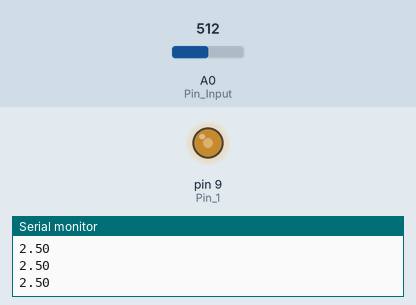
Recording of a sketch running on a simulated Arduino Uno, built with avr-gcc and run on an emulated ATmega328P. Shown: output pins drawn as LEDs (lit = HIGH), the last lines printed to the serial monitor. Inputs (shaded band) come from the test bench; at power-on: A0 (Pin_Input) = 512.

Above: at 1.3 s.
1.4 s: A0 (Pin_Input) set to 716
At 2.7 s:
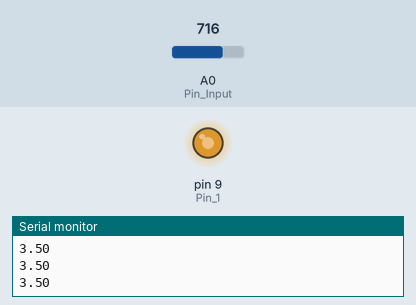
3.0 s: A0 (Pin_Input) set to 900
At 3.8 s:
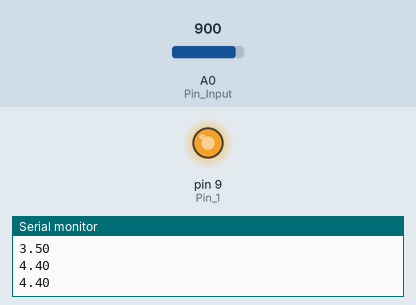
4.5 s: A0 (Pin_Input) set to 122
At 5.1 s:
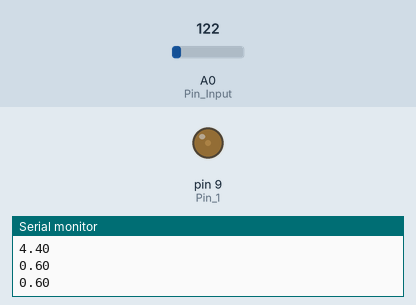
6.0 s: A0 (Pin_Input) set to 0
At 7.4 s:
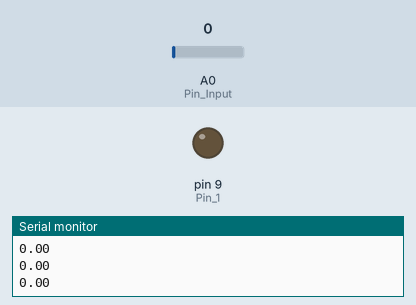
Timing chart, 0 to 8.5 s (numbered marks = the images above; inputs shaded):
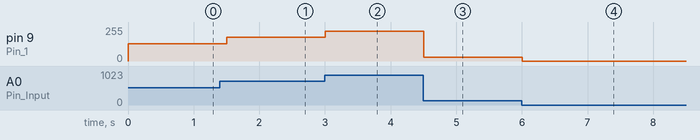

Measured:
- after the input at 1.4 s, pin 9 (Pin_1): 128/255 → 179/255 after 0.10 s
- after the input at 3.0 s, pin 9 (Pin_1): 179/255 → 225/255 at once
- after the input at 4.5 s, pin 9 (Pin_1): 225/255 → 30/255 at once
- after the input at 6.0 s, pin 9 (Pin_1): 30/255 → 0/255 at once

The sketch:

13_Buzzer_Maker_As_Potentiometer.ino
```cpp
const int Pin_Input = A0;
const int Pin_1 = 9;
float V;
int readVal;

void setup() {
  // put your setup code here, to run once:
  Serial.begin(9600);
  pinMode(Pin_Input, INPUT);
  pinMode(Pin_1, OUTPUT);
}

void loop() {
  // put your main code here, to run repeatedly:
  readVal = analogRead(Pin_Input);
  V = (5. / 1023.) * readVal;
  Serial.println(V);

  analogWrite(Pin_1, readVal / 4);

  delay(500);


}
```
